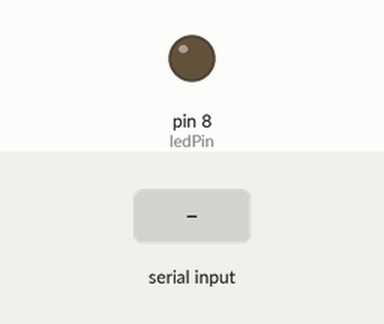
Simulated run of this sketch. Board: Arduino Uno, built with avr-gcc and run on an emulated ATmega328P. Shown: output pins drawn as LEDs (lit = HIGH). Inputs (shaded band) come from the test bench. What the sketch prints to the serial monitor is not drawn.

Above: at 1.2 s.
1.3 s: "bounced\n" received over Serial
Timing chart, 0 to 4.3 s (numbered marks = the images above; inputs shaded):
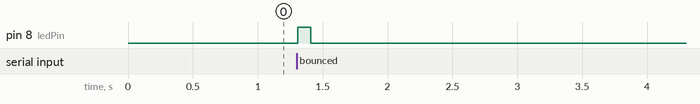

The sketch:

week11exercise3.ino
```cpp
int ledPin = 8;       // Pin connected to the LED
int sensorPin = A0;   // Pin connected to the analog sensor
String inputString = "";  // String to accumulate incoming serial data
bool stringComplete = false; // Flag to check if a full command is received

void setup() {
  pinMode(ledPin, OUTPUT);
  Serial.begin(9600);
}

void loop() {


  while(Serial.available()){
    String bounced = Serial.readStringUntil('\n');  //read serial string until new line
    if(bounced == "bounced"){
      flashLED();
    }
  int sensorValue = analogRead(sensorPin); // Read the analog sensor value
  int mappedValue = map(sensorValue, 0, 1023, -3 ,3);  // Map the sensor value to a range (-1 to 1)
  Serial.println(mappedValue); // Send the mapped value to p5.js
  }


}

void flashLED() {
  digitalWrite(ledPin, HIGH); // Turn LED on
  delay(100);                 // Keep LED on for 100 ms
  digitalWrite(ledPin, LOW);  // Turn LED off
}
```

Measured:
- after the input at 1.3 s, pin 8 (ledPin): LOW → HIGH at once, → LOW 0.10 s later
